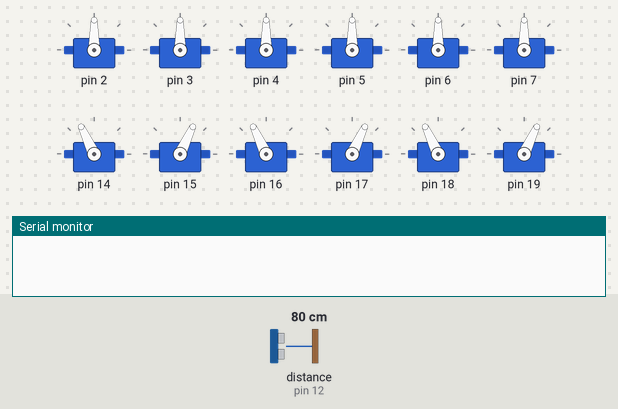
The sketch below on a simulated Arduino Uno, built with avr-gcc and run on an emulated ATmega328P. On the bench: 12 × servo, the last lines printed to the serial monitor. Wiring (inferred from the names in the program): ultrasonic range finder: trigger pin 11; echo pin 12. Inputs (shaded band) come from the test bench; at power-on: distance to the obstacle (sensor on pin 12) 80 cm. The echo pulse lasts 58.3 µs per cm.

Above: at 0.4 s.
At 5.3 s:
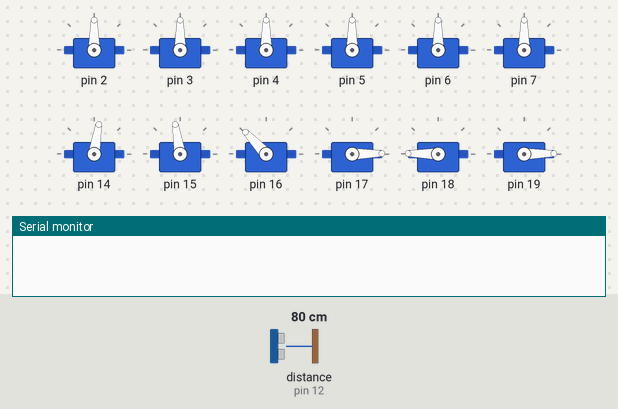
At 10.96 s:
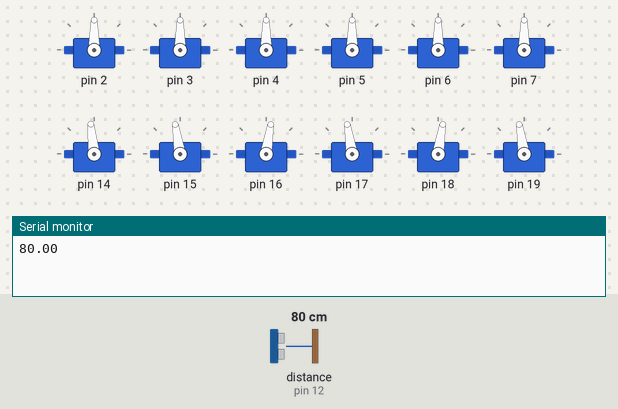
At 18.37 s:
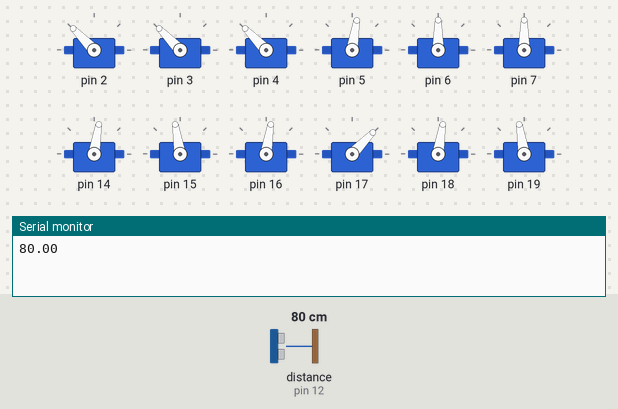
At 25.29 s:
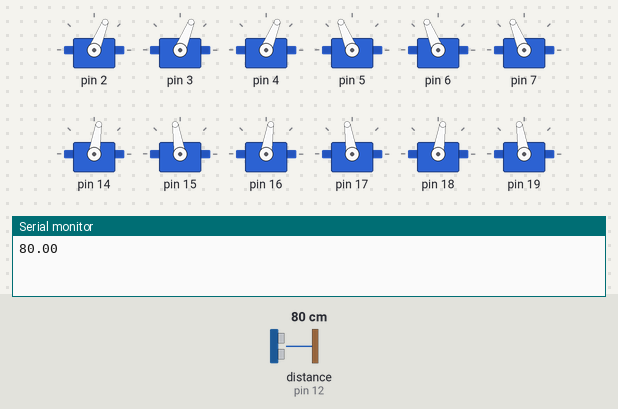
At 39.75 s:
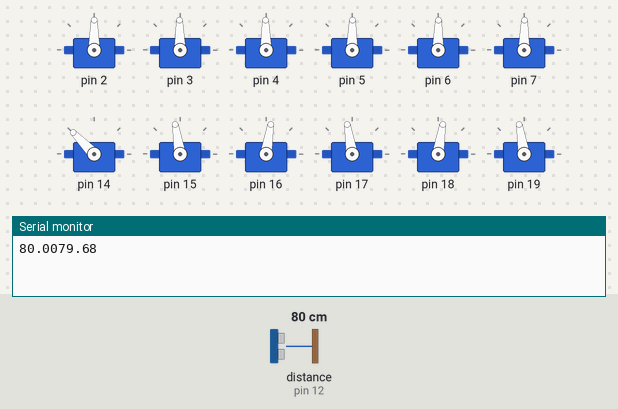
Timing chart, 0 to 40.0 s (numbered marks = the images above):
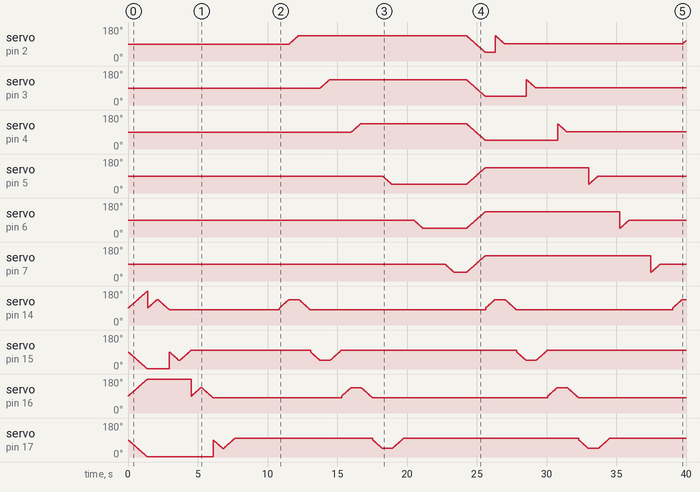

The sketch:

only_arduino.ino
```cpp
#include <Servo.h>

#define MIN 0
#define MIN2 45
#define MID 90
#define MAX2 135
#define MAX 180

#define trigPin 11
#define echoPin 12
int krok = 1;
float duration, distance;

Servo T1[6];
Servo T2[6];

void setup() {
  // PODLACZENIE SERW HORYZONTALNYCH
  Serial.begin(9600);
  pinMode(trigPin,OUTPUT);
  pinMode(echoPin,INPUT);

  T1[0].attach(2);
  T1[1].attach(3);
  T1[2].attach(4);
  T1[3].attach(5);
  T1[4].attach(6);
  T1[5].attach(7);

  // PODLACZENIE SERW VERTYKALNYCH
  T2[0].attach(14);
  T2[1].attach(15);
  T2[2].attach(16);
  T2[3].attach(17);
  T2[4].attach(18);
  T2[5].attach(19);


  // 1. USTAWIENIE SERW DO GORY ustawiamy na MID-> +45/-45 w zaleznosci od serwa
  // Taki robot lezy na ziemi. Teraz bedziemy mogli wstac
  for (int i = 0; i < 45; i++){

    T2[0].write(MID + i);
    T2[1].write(MID - i);

    T2[2].write(MID + i);
    T2[3].write(MID - i);

    T2[4].write(MID + i);
    T2[5].write(MID - i);

    delay(15);
  }

  //2 . Postawione wszystkie nogi "rownolegle" teraz robot stoi na ziemi czas przekrecic nogi horyzontalne
   for (int i = 0; i < 45; i+=krok){

    T2[0].write(MAX2 + i);
    T2[1].write(MIN2 - i);

    T2[2].write(MAX2 + i);
    T2[3].write(MIN2 - i);

    T2[4].write(MAX2 + i);
    T2[5].write(MIN2 - i);

    delay(15);
  }

  delay(15);

  // PIERWSZA PARA 0,0
  podnies(T2,0);
  delay(15);
  przekrec_mid(T1,0);
  delay(15);
  opusc(T2,0);
  delay(15);

  // DRUGA PARA 1,1
  podnies(T2,1);
  delay(15);
 przekrec_mid(T1,1);
  delay(15);
  opusc(T2,1);
  delay(15);

  // TRZECIA PARA 2,2
  podnies(T2,2);
  delay(15);
  przekrec_mid(T1,2);
  delay(15);
  opusc(T2,2);
  delay(15);

  // CZWARTA PARA 3,3
  podnies(T2,3);
  delay(15);
  przekrec_mid(T1,3);
  delay(15);
  opusc(T2,3);
  delay(15);

  // PIATA PARA 4,4
  podnies(T2,4);
  delay(15);
  przekrec_mid(T1,4);
  delay(15);
  opusc(T2,4);
  delay(15);

  // SZÓSTA PARA 5,5
  podnies(T2,5);
  delay(15);
  przekrec_mid(T1,5);
  delay(15);
  opusc(T2,5);
  delay(15);

  //3. TERAZ WSZYSTKIE NOGI SA USTAWIONE W POZYCJI MID
  //4. PRZECHODZIMY DO DZIALANIA PROGRAMU
  delay(3);
}

void loop() {
  float d =check_distance();
  if (d > 20){
    idz_tyl(T1,T2);
  }
  else{
    idz_przod(T1,T2);
  }


}


void przekrec_mid(Servo T[6],int n){
      T[n].write(MID);
      delay(15);
}


void przekrec_tyl_mid(Servo T[6], int n){
  for (int i = 0; i < 45; i+=krok){
    if (n == 0 or n == 1 or n == 2){
      T[n].write(MAX2 - i);
    }
    else{
      T[n].write(MIN2 + i);
    }
    delay(15);
  }
}


void przekrec_mid_przod(Servo T[6],int n){
  for (int i = 0; i < 45; i+=krok){
    if (n == 0 or n == 1 or n == 2){
      T[n].write(MID - i);
    }
    else{
      T[n].write(MID + i);
    }
    delay(15);
  }
}


void przekrec_mid_tyl(Servo T[6],int n){
  for (int i = 0; i < 45; i+=krok){
    if (n == 0 or n == 1 or n == 2){
      T[n].write(MID + i);
    }
    else{
      T[n].write(MID - i);
    }
    delay(15);
  }
}

void przekrec_tyl(Servo T[6],int n){
  for (int i = 0; i < 90; i+=krok){
    if (n == 0 or n == 1 or n == 2){
      T[n].write(MIN2 + i);
    }
    else{
      T[n].write(MAX2 - i);
    }
    delay(15);
  }
}

void podnies(Servo T[6],int n){
 for (int i = 0; i < 45; i+=krok){
    if (n == 1 or n == 3 or n == 5){
      T[n].write(MID - i);
    }
    else{
      T[n].write(MID + i);
    }
    delay(15);
  }
}


void opusc(Servo T[6],int n){
 for (int i = 0; i < 55; i+=krok){
    if (n == 1 or n == 3 or n == 5){
      T[n].write(MIN2 + i);
    }
    else{
      T[n].write(MAX2 - i);
    }
    delay(15);
  }
}


void idz_przod(Servo T1[6],Servo T2[6]){

   delay(15);
   for(int i = 0; i < 6; i++){
        podnies(T2,i);
        delay(15);
        przekrec_mid_przod(T1,i);
        delay(15);
        opusc(T2,i);
        delay(15);
   }

  for (int i = 0; i < 90; i+=krok){

      T1[0].write(MIN2 + i);
      T1[1].write(MIN2 + i);
      T1[2].write(MIN2 + i);
      T1[3].write(MAX2 - i);
      T1[4].write(MAX2 - i);
      T1[5].write(MAX2 - i);
      delay(15);
  }

  for(int i = 0; i < 6; i++){
        podnies(T2,i);
        delay(15);
        przekrec_tyl_mid(T1,i);
        delay(15);
        opusc(T2,i);
        delay(15);
   }

  // POJEDYNCZO podnosic nogi i stawiac
  // Pozniej przesuwac wszystkie na raz do tylu
}


void idz_tyl(Servo T1[6],Servo T2[6]){

   delay(15);
   for(int i = 0; i < 6; i++){
        podnies(T2,i);
        delay(15);
        przekrec_mid_tyl(T1,i);
        delay(15);
        opusc(T2,i);
        delay(15);
   }

  for (int i = 0; i < 90; i+=krok){

      T1[0].write(MAX2 - i);
      T1[1].write(MAX2 - i);
      T1[2].write(MAX2 - i);
      T1[3].write(MIN2 + i);
      T1[4].write(MIN2 + i);
      T1[5].write(MIN2 + i);
      delay(15);
  }

  for(int i = 0; i < 6; i++){
        podnies(T2,i);
        delay(15);
        przekrec_tyl_mid(T1,i);
        delay(15);
        opusc(T2,i);
        delay(15);
   }

  // POJEDYNCZO podnosic nogi i stawiac
  // Pozniej przesuwac wszystkie na raz do tylu
}

float check_distance(){
  digitalWrite(trigPin, LOW);
  delayMicroseconds(2);
  digitalWrite(trigPin, HIGH);
  delayMicroseconds(10);
  digitalWrite(trigPin, LOW);

  duration = pulseIn(echoPin, HIGH);

  distance = (duration/2) * 0.0343;
  Serial.print(distance);
  delay(10);
  return distance;
}
```
